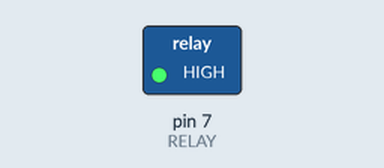
A sketch run on a simulated Arduino Uno, built with avr-gcc and run on an emulated ATmega328P. On the bench: switched loads named in the sketch (green lamp = pin HIGH).

Above: at 1.0 s.
At 3.0 s:
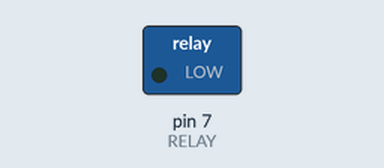
Timing chart, 0 to 5.2 s (numbered marks = the images above):
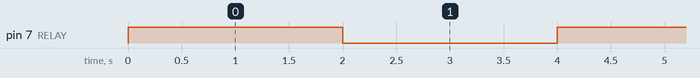

Measured:
- by itself, pin 7 (RELAY): alternates HIGH for 2.0 s and LOW for 2.0 s

The sketch:

Relay_UV_Light.ino
```cpp
#define RELAY 7

// You should hear a click from the relay each time.

void setup() {
  pinMode(RELAY, OUTPUT);
}
void loop() {
  digitalWrite(RELAY, HIGH); delay(2000); // ON
  digitalWrite(RELAY, LOW);  delay(2000); // OFF
}
```
